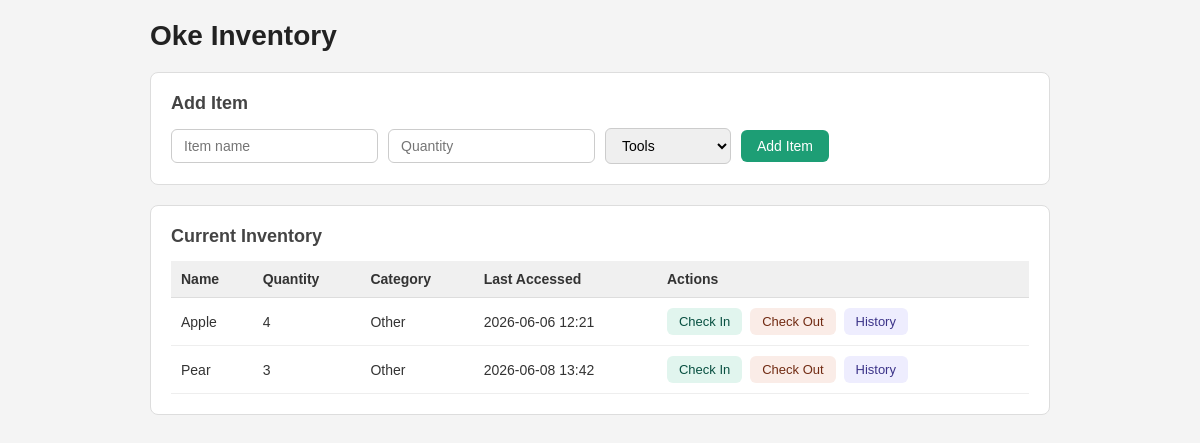
Before: / with the older database file.
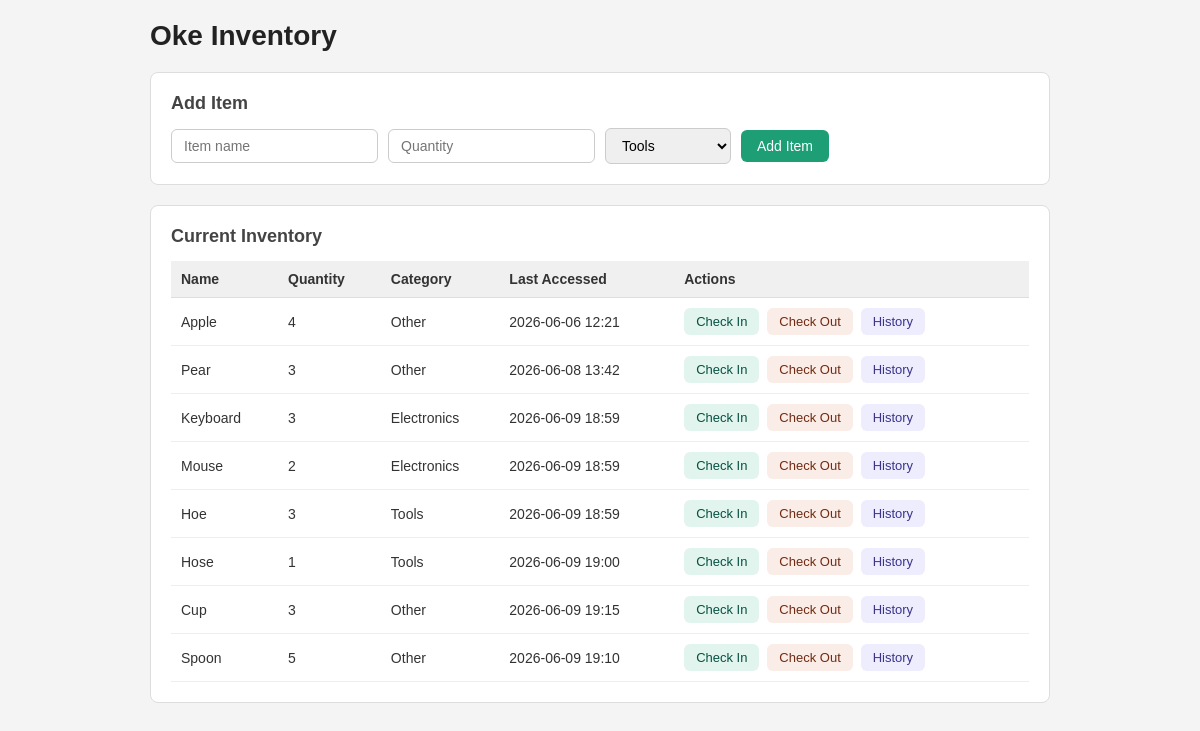
After: the same page with the newer database file.
### tables this page shows
CREATE TABLE items (
                id INTEGER PRIMARY KEY AUTOINCREMENT,
                name TEXT NOT NULL UNIQUE,
                quantity INTEGER NOT NULL,
                category TEXT NOT NULL,
                last_accessed TEXT NOT NULL
            );

### routes.py (the view)
@bp.route("/")
def index():
    try:
        items = get_all_items()
        return render_template("index.html", items=items)
    except Exception as e:
        print(f"  Error loading inventory: {e}")
        return render_template("index.html", items=[])

### db.py (called while the page is built)
def get_connection():
    return sqlite3.connect(DB_FILE)

def get_all_items():
    try:
        with get_connection() as conn:
            rows = conn.execute(
                "SELECT name, quantity, category, last_accessed FROM items"
            ).fetchall()
        return [Item.from_dict({
            "name": r[0], "quantity": r[1],
            "category": r[2], "last_accessed": r[3]
        }) for r in rows]
    except Exception as e:
        print(f"  Error fetching items: {e}")
        return []

### item.py (called while the page is built)
    @classmethod
    def from_dict(cls,data):
        item = cls(data["name"], data["quantity"], data["category"])
        item.last_accessed = datetime.strptime(data["last_accessed"], '%Y-%m-%d %H:%M')
        return item

### templates/index.html (shortened to what this page needs)
<!DOCTYPE html>
<html lang="en">
<head>
    <link rel="stylesheet" href="{{ url_for('static', filename='style.css') }}">
</head>
<body>
  <div class="container">
    <h1>Oke Inventory</h1>
    <div class="card">
      <h2>Add Item</h2>
      <form action="/add" method="POST">
        <input type="text" name="name" placeholder="Item name" required />
        <input type="number" name="quantity" placeholder="Quantity" min="0" required />
        <select name="category">
          <option value="Tools">Tools</option>
        </select>
        <button type="submit">Add Item</button>
      </form>
    </div>
    <div class="card">
      <h2>Current Inventory</h2>
      {% if items %}
      <table>
        <thead>
          <tr>
            <th>Name</th>
            <th>Quantity</th>
            <th>Category</th>
            <th>Last Accessed</th>
            <th>Actions</th>
          </tr>
        </thead>
        <tbody>
          {% for item in items %}
          <tr>
            <td>{{ item.name }}</td>
            <td>{{ item.quantity }}</td>
            <td>{{ item.category }}</td>
            <td>{{ item.last_accessed.strftime('%Y-%m-%d %H:%M') }}</td>
            <td>
              <a class="btn btn-in" href="/checkin/{{ item.name }}">Check In</a>
              <a class="btn btn-out" href="/checkout/{{ item.name }}">Check Out</a>
              <a class="btn btn-history" href="/history/{{ item.name }}">History</a>
            </td>
          </tr>
          {% endfor %}
        </tbody>
      </table>
      {% else %}
        <p>No items in inventory yet.</p>
      {% endif %}
    </div>
  </div>
</body>
</html>

### static/style.css (style rules this page uses)
* { box-sizing: border-box; margin: 0; padding: 0; }
body { font-family: sans-serif; background: #f4f4f4; color: #333; padding: 20px; }
.container { max-width: 900px; margin: 0 auto; }
h1 { font-size: 28px; margin-bottom: 20px; color: #222; }
h2 { font-size: 18px; margin-bottom: 14px; color: #444; }
.card { background: white; border-radius: 8px; padding: 20px; margin-bottom: 20px; border: 1px solid #ddd; }
form { display: flex; gap: 10px; flex-wrap: wrap; align-items: center; }
input, select { padding: 8px 12px; border: 1px solid #ccc; border-radius: 6px; font-size: 14px; }
table { width: 100%; border-collapse: collapse; font-size: 14px; }
th { text-align: left; padding: 10px; background: #f0f0f0; border-bottom: 1px solid #ddd; }
td { padding: 10px; border-bottom: 1px solid #eee; }
.btn { display: inline-block; padding: 6px 12px; border-radius: 6px; font-size: 13px; text-decoration: none; margin-right: 4px; font-weight: 500; }
.btn-in { background: #e1f5ee; color: #085041; }
.btn-out { background: #faece7; color: #712b13; }
.btn-history { background: #eeedfe; color: #3c3489; }
button[type="submit"] { padding: 8px 16px; background: #1D9E75; color: white; border: none; border-radius: 6px; font-size: 14px; cursor: pointer; }

Changed rows visible on the page:
added items: name "Keyboard", quantity "3", category "Electronics", last_accessed "2026-06-09 18:59"
added items: name "Mouse", quantity "2", category "Electronics", last_accessed "2026-06-09 18:59"
added items: name "Hoe", quantity "3", category "Tools", last_accessed "2026-06-09 18:59"
added items: name "Hose", quantity "1", category "Tools", last_accessed "2026-06-09 19:00"
added items: name "Cup", quantity "3", category "Other", last_accessed "2026-06-09 19:15"
added items: name "Spoon", quantity "5", category "Other", last_accessed "2026-06-09 19:10"
